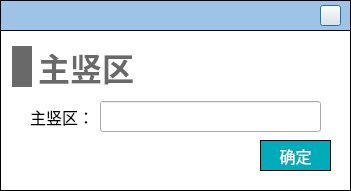
<?xml version="1.0" encoding="UTF-8"?>
<ui version="4.0">
 <class>Dialog_set_name</class>
 <widget class="QDialog" name="Dialog_set_name">
  <property name="geometry">
   <rect>
    <x>0</x>
    <y>0</y>
    <width>351</width>
    <height>191</height>
   </rect>
  </property>
  <property name="windowTitle">
   <string>Dialog</string>
  </property>
  <property name="styleSheet">
   <string notr="true">#Dialog_set_name
{
background-color:white;
}</string>
  </property>
  <widget class="QWidget" name="widget_top" native="true">
   <property name="geometry">
    <rect>
     <x>0</x>
     <y>0</y>
     <width>351</width>
     <height>31</height>
    </rect>
   </property>
   <property name="styleSheet">
    <string notr="true">#widget_top
{
border: 1px solid #000000;
background-color: rgb(157, 196, 229);
	background-color: rgb(157, 196, 229);
}</string>
   </property>
   <widget class="QPushButton" name="close">
    <property name="geometry">
     <rect>
      <x>320</x>
      <y>5</y>
      <width>21</width>
      <height>21</height>
     </rect>
    </property>
    <property name="styleSheet">
     <string notr="true">border-image: url(:/images/image/closeWindow.jpg);</string>
    </property>
    <property name="text">
     <string/>
    </property>
   </widget>
  </widget>
  <widget class="QWidget" name="widget" native="true">
   <property name="geometry">
    <rect>
     <x>0</x>
     <y>30</y>
     <width>351</width>
     <height>161</height>
    </rect>
   </property>
   <property name="styleSheet">
    <string notr="true">#widget
{
border: 1px solid #000000;
}</string>
   </property>
   <widget class="QPushButton" name="pushButton">
    <property name="geometry">
     <rect>
      <x>260</x>
      <y>110</y>
      <width>71</width>
      <height>31</height>
     </rect>
    </property>
    <property name="font">
     <font>
      <family>黑体</family>
      <pointsize>12</pointsize>
     </font>
    </property>
    <property name="styleSheet">
     <string notr="true">QPushButton
{
	color:#ffffff; /*文字颜色*/
    background-color: #00ACB9;/*背景色*/
    border-radius:0px; /*边框倒角*/
	border: 1px solid #000000;
}


QPushButton:hover 
{
background-color: rgb(0,142,153);
color: white;
}</string>
    </property>
    <property name="text">
     <string>确定</string>
    </property>
   </widget>
   <widget class="QLabel" name="label_54">
    <property name="geometry">
     <rect>
      <x>12</x>
      <y>16</y>
      <width>20</width>
      <height>41</height>
     </rect>
    </property>
    <property name="minimumSize">
     <size>
      <width>20</width>
      <height>41</height>
     </size>
    </property>
    <property name="maximumSize">
     <size>
      <width>20</width>
      <height>41</height>
     </size>
    </property>
    <property name="styleSheet">
     <string notr="true">QLabel { 
border: none; 
background-color : rgb(105, 105, 105);
}</string>
    </property>
    <property name="text">
     <string/>
    </property>
   </widget>
   <widget class="QLabel" name="label_title">
    <property name="geometry">
     <rect>
      <x>38</x>
      <y>15</y>
      <width>96</width>
      <height>43</height>
     </rect>
    </property>
    <property name="font">
     <font>
      <family>Microsoft YaHei</family>
      <pointsize>24</pointsize>
      <bold>true</bold>
     </font>
    </property>
    <property name="styleSheet">
     <string notr="true">QLabel { 
border: none;
color : rgb(105, 105, 105);
}</string>
    </property>
    <property name="text">
     <string>主竖区</string>
    </property>
    <property name="alignment">
     <set>Qt::AlignLeading|Qt::AlignLeft|Qt::AlignVCenter</set>
    </property>
   </widget>
   <widget class="QWidget" name="">
    <property name="geometry">
     <rect>
      <x>30</x>
      <y>70</y>
      <width>291</width>
      <height>33</height>
     </rect>
    </property>
    <layout class="QHBoxLayout" name="horizontalLayout">
     <item>
      <widget class="QLabel" name="label">
       <property name="minimumSize">
        <size>
         <width>0</width>
         <height>31</height>
        </size>
       </property>
       <property name="font">
        <font>
         <family>黑体</family>
         <pointsize>12</pointsize>
        </font>
       </property>
       <property name="layoutDirection">
        <enum>Qt::LeftToRight</enum>
       </property>
       <property name="text">
        <string>主竖区：</string>
       </property>
       <property name="alignment">
        <set>Qt::AlignRight|Qt::AlignTrailing|Qt::AlignVCenter</set>
       </property>
      </widget>
     </item>
     <item>
      <widget class="QLineEdit" name="lineEdit">
       <property name="minimumSize">
        <size>
         <width>181</width>
         <height>31</height>
        </size>
       </property>
       <property name="font">
        <font>
         <family>黑体</family>
         <pointsize>10</pointsize>
        </font>
       </property>
      </widget>
     </item>
    </layout>
   </widget>
  </widget>
 </widget>
 <tabstops>
  <tabstop>lineEdit</tabstop>
  <tabstop>pushButton</tabstop>
  <tabstop>close</tabstop>
 </tabstops>
 <resources/>
 <connections/>
</ui>
